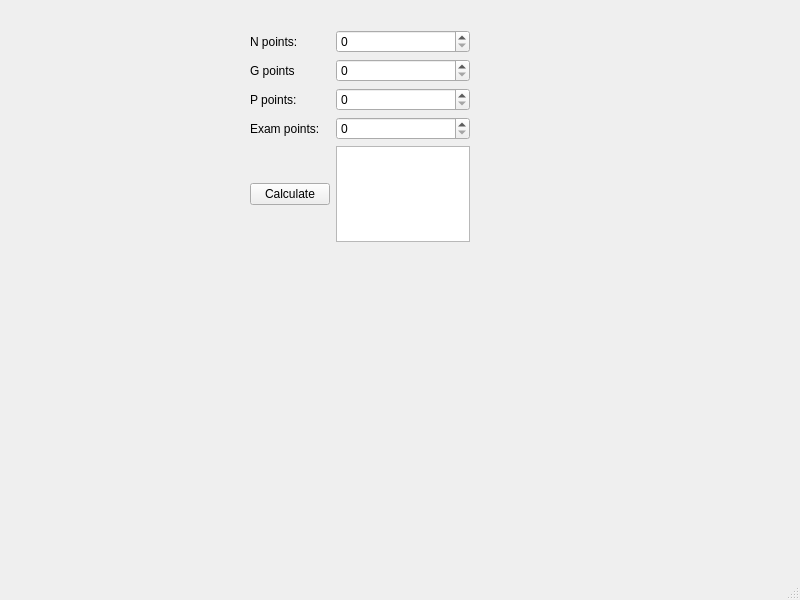
<?xml version="1.0" encoding="UTF-8"?>
<ui version="4.0">
 <class>MainWindow</class>
 <widget class="QMainWindow" name="MainWindow">
  <property name="geometry">
   <rect>
    <x>0</x>
    <y>0</y>
    <width>800</width>
    <height>600</height>
   </rect>
  </property>
  <property name="windowTitle">
   <string>MainWindow</string>
  </property>
  <widget class="QWidget" name="centralwidget">
   <widget class="QWidget" name="gridLayoutWidget">
    <property name="geometry">
     <rect>
      <x>250</x>
      <y>30</y>
      <width>220</width>
      <height>212</height>
     </rect>
    </property>
    <layout class="QGridLayout" name="gridLayout">
     <item row="2" column="1">
      <widget class="QLabel" name="label_3">
       <property name="text">
        <string>P points:</string>
       </property>
      </widget>
     </item>
     <item row="3" column="1">
      <widget class="QLabel" name="label_4">
       <property name="text">
        <string>Exam points:</string>
       </property>
      </widget>
     </item>
     <item row="1" column="1">
      <widget class="QLabel" name="label">
       <property name="text">
        <string>G points</string>
       </property>
      </widget>
     </item>
     <item row="3" column="2">
      <widget class="QSpinBox" name="spinBoxE"/>
     </item>
     <item row="1" column="2">
      <widget class="QSpinBox" name="spinBoxG"/>
     </item>
     <item row="0" column="2">
      <widget class="QSpinBox" name="spinBoxN"/>
     </item>
     <item row="2" column="2">
      <widget class="QSpinBox" name="spinBoxP"/>
     </item>
     <item row="0" column="1">
      <widget class="QLabel" name="label_2">
       <property name="text">
        <string>N points:</string>
       </property>
      </widget>
     </item>
     <item row="4" column="1">
      <widget class="QPushButton" name="calculatePushButton">
       <property name="text">
        <string>Calculate</string>
       </property>
      </widget>
     </item>
     <item row="4" column="2">
      <widget class="QTextBrowser" name="textBrowser"/>
     </item>
    </layout>
   </widget>
  </widget>
  <widget class="QMenuBar" name="menubar">
   <property name="geometry">
    <rect>
     <x>0</x>
     <y>0</y>
     <width>800</width>
     <height>25</height>
    </rect>
   </property>
  </widget>
  <widget class="QStatusBar" name="statusbar"/>
 </widget>
 <resources/>
 <connections/>
</ui>
